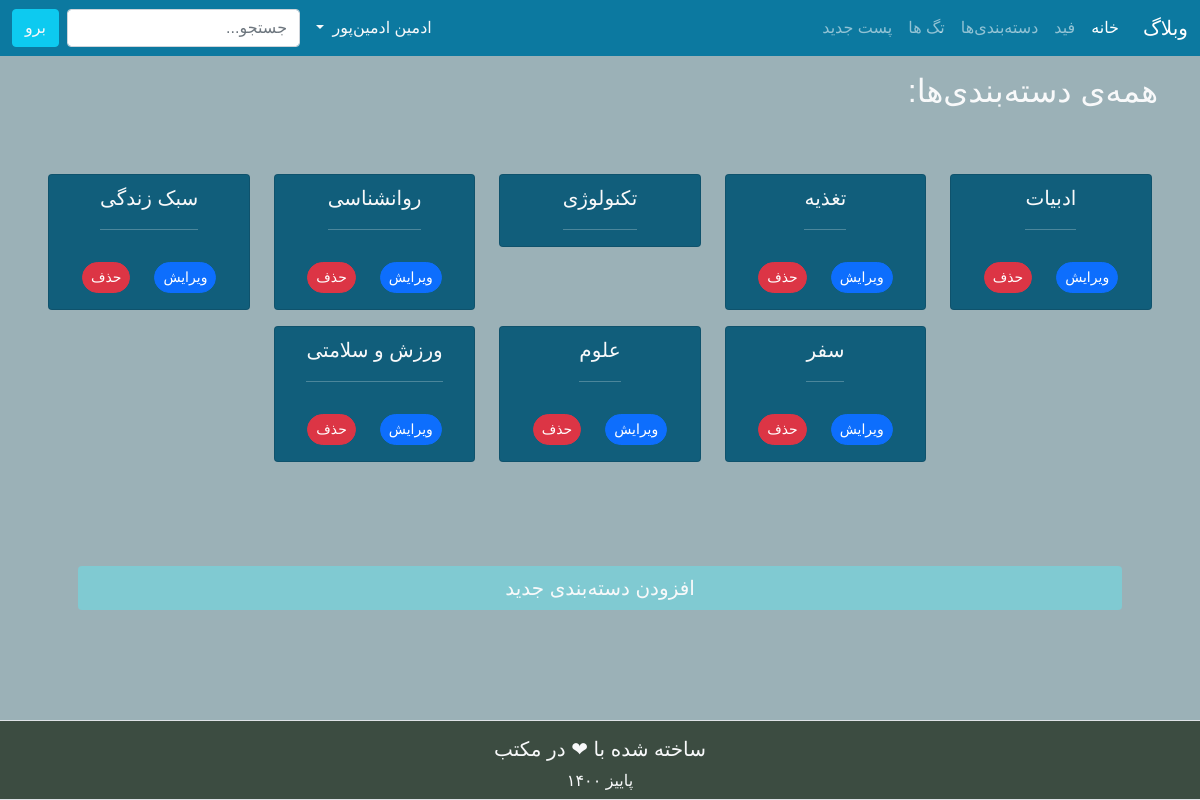
The app's page /feed/categories/ (signed in) with its own data.
### feed/models.py (models this page shows, shortened)
class Category(models.Model):
    name = models.CharField("نام", max_length=200, unique=True)
    owner = models.ForeignKey(
        User,
        on_delete=CASCADE,
        related_name='categories',
        verbose_name="سازنده"
    )
    slug = models.SlugField(null=True, blank=True, allow_unicode=True)
    class Meta:
        verbose_name_plural = "categories"
        ordering = ["name"]
    def get_absolute_url(self):
        return reverse('category_detail', kwargs={'slug': self.slug})

### feed/views.py (the view)
# urls.py: path('feed/categories/', CategoryListView.as_view(), name='category_list'),
class CategoryListView(ListView):
    model = Category
    template_name = 'feed/categories.html'

### members/models.py (called while the page is built)
    def get_absolute_url(self):
        return reverse('profile', kwargs={'slug': self.slug})

### feed/templates/feed/categories.html (shortened to what this page needs)
{% extends 'base.html' %}
{% load static %}
{% block static_css %}
    <link rel="stylesheet" href="{% static 'css/gtt_button.css' %}">
{% endblock static_css %}
{% block content %}
    <div class="container">
        <div class="row justify-content-start my-3">
            <p class="h2 text-light">
                همه‌ی دسته‌بندی‌ها:
            </p>
        </div>
        <div class="row justify-content-center my-5">
            {% for category in category_list %}
                <div class="col-auto my-2">
                    <div class="card align-items-center pt-2" style="width: 12.59rem; max-height: 330px;
                    background-color: #115e7b;">
                        <a href="{{category.get_absolute_url}}" class="lead text-light"
                                style="text-decoration: none;">
                            {{category.name|truncatechars:100}}
                            <hr>
                        </a>
                        {% if user.is_authenticated %}
                            {% if user.id == category.owner.id %}
                                <div class="card-body">
                                    <div class="row">
                                        <div class="col-6 text-start">
                                            <a href="{% url 'update_category' category.slug %}" class="btn btn-sm btn-primary rounded-pill">
                                                ویرایش
                                            </a>
                                        </div>
                                        <div class="col-6 text-end">
                                            <a href="{% url 'delete_category' category.slug %}" class="btn btn-sm btn-danger rounded-pill">
                                                حذف
                                            </a>
                                        </div>
                                    </div>
                                </div>
                            {% endif %}
                        {% endif %}
                    </div>
                </div>
            {% endfor %}
        </div>
        {% if user.is_authenticated %}
            <div class="row justify-content-start p-5">
                <a class="btn text-light" href="{% url 'create_category' %}" style="background-color: #80cad2;">
                    <strong class="lead">
                    افزودن دسته‌بندی جدید
                    </strong>
                </a>
            </div>
        {% endif %}
    </div>
{% endblock content %}

### templates/base.html (shortened to what this page needs)
{% load static %}
<!doctype html>
<html lang="fa" dir="rtl">
<head>
    <link rel="stylesheet" href="https://cdn.jsdelivr.net/npm/bootstrap@5.1.3/dist/css/bootstrap.rtl.min.css"
>
    <link rel="stylesheet" href="https://use.fontawesome.com/releases/v5.15.4/css/all.css"
>
    {% block static_css %}
    {% endblock static_css %}
</head>
<body>
    <div id="wrapper">
        <div id="header">
            <nav class="navbar navbar-expand-lg navbar-dark" style="background-color: #0c79a0;">
                <div class="container-fluid">
                    <span class="navbar-brand mb-0 h1">وبلاگ</span>
                    <div class="collapse navbar-collapse" id="navbarSupportedContent">
                        <ul class="navbar-nav me-auto my-2 my-lg-0">
                            <li class="nav-item">
                                <a class="nav-link active" aria-current="page" href="{% url 'index' %}">خانه</a>
                            </li>
                            <li class="nav-item">
                                <a class="nav-link" href="{% url 'feed' %}">فید</a>
                            </li>
                            <li class="nav-item">
                                <a class="nav-link" href="{% url 'category_list' %}">دسته‌بندی‌ها</a>
                            </li>
                            <li class="nav-item">
                                <a class="nav-link" href="{% url 'tag_list' %}">تگ ها</a>
                            </li>
                            <li class="nav-item">
                                <a class="nav-link" href="{% url 'create_post' %}">پست جدید</a>
                            </li>
                        </ul>
                        {% if user.is_authenticated %}
                            <div class="nav-item dropdown">
                                <a class="nav-link dropdown-toggle text-light" href="#" id="navbarDropdown" role="button"
                                    data-bs-toggle="dropdown" aria-expanded="false">
                                    {{user.first_name}} {{user.last_name}}
                                </a>
                            </div>
                        {% endif %}
                        <form class="d-flex"method="post" action="{% url 'search' %}">
                            <input class="form-control me-2" type="search" name="search"
                                   placeholder="جستجو..." aria-label="Search">
                            <button class="btn btn-info text-light" type="submit">برو</button>
                        </form>
                    </div>
                </div>
            </nav>
        </div>
        <div id="content">
            {% block content %}
            {% endblock content %}
        </div>
        <div class="container-fluid border-top border-bottom" id="footer" style="background-color: #3c4c41;">
            <div class="row my-3">
                <div class="col-12 text-center text-light">
                    <h5>ساخته شده با &#10084; در مکتب</h5>
                    <p style="margin-bottom: 0;">پاییز ۱۴۰۰</p>
                </div>
            </div>
        </div>
    </div>
</body>
</html>

### templates/base.html (style rules this page uses)
* { margin: 0; }
html, body { height: 100%; font-family: 'Sahel', sans-serif; background-color: #9bb1b7; }
#wrapper { min-height: 100%; position: relative; }
#content { padding-bottom: 80px; }
#footer { width: 100%; height: 80px; position: absolute; bottom: 0; left: 0; }

### records on screen
Category: name "ادبیات", shows "ویرایش"
Category: name "تغذیه", shows "ویرایش"
Category: name "تکنولوژی"
Category: name "روانشناسی", shows "ویرایش"
Category: name "سبک زندگی", shows "ویرایش"
Category: name "سفر", shows "ویرایش"
Category: name "علوم", shows "ویرایش"
Category: name "ورزش و سلامتی", shows "ویرایش"

### other values on screen
{{ user.first_name }} "ادمین"
{{ user.last_name }} "ادمین‌پور"
